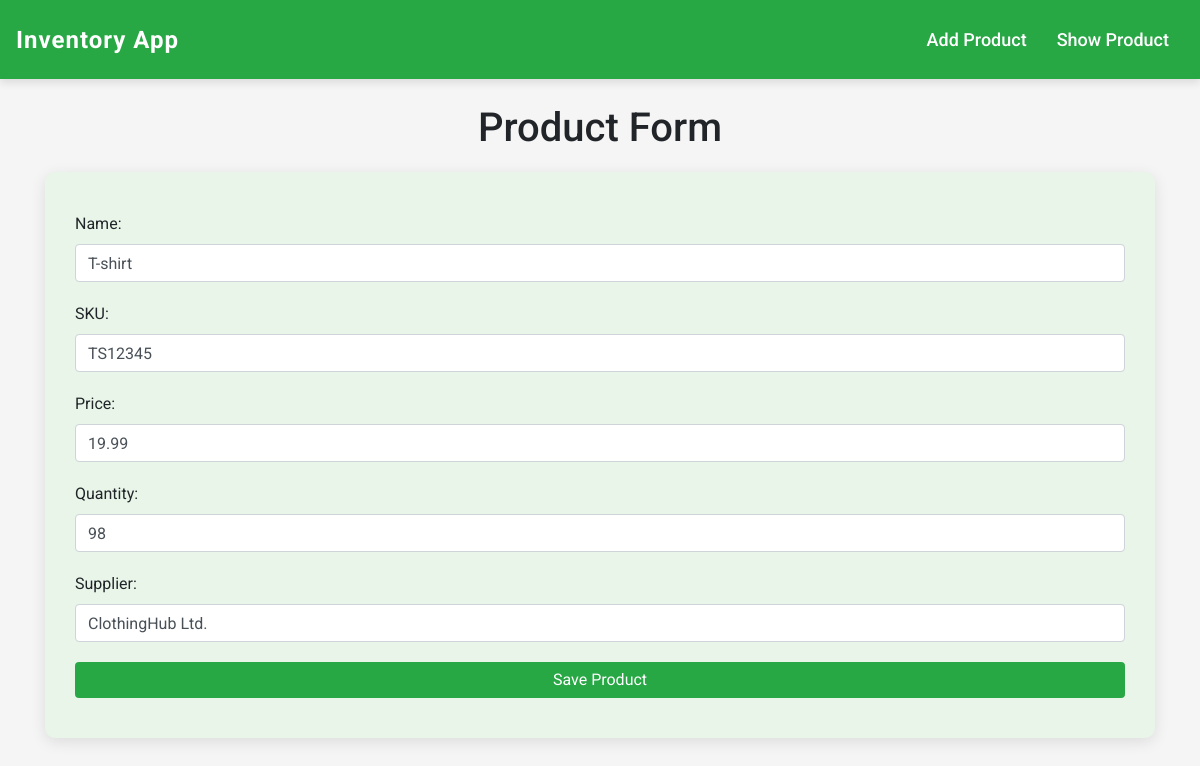
The app's page /update/2/ with its own data.
### invApp/models.py (models this page shows, shortened)
class Product(models.Model):
    product_id = models.AutoField(primary_key=True)
    name = models.CharField(max_length=100)
    sku = models.CharField(max_length=50, unique=True)
    price = models.FloatField()
    quantity = models.PositiveIntegerField(default=0)
    supplier = models.CharField(max_length=100)

### invApp/views.py (the view)
def product_update_view(request, product_id):
    product = Product.objects.get(product_id=product_id)
    form = ProductForm(instance=product)
    if request.method == "POST":
        form = ProductForm(request.POST, instance=product)
        if form.is_valid():
            form.save()
            return redirect("product_list")
    return render(request, 'invApp/product_form.html', {"form": form})

### invApp/forms.py
class ProductForm(forms.ModelForm):
    class Meta:
        model = Product
        fields = '__all__'
        labels = {
            "product_id": "Product ID",
            "name": "Name",
            "sku": "SKU",
            "price": "Price",
            "quantity": "Quantity",
            "supplier": "Supplier",
        }
        widgets = {
            "product_id": forms.NumberInput(
                attrs={'placeholder': 'e.g. 1', 'class': 'form-control'}),
            "name": forms.TextInput(
                attrs={'placeholder': 'e.g. shirt', 'class': 'form-control'}),
            "sku": forms.TextInput(
                attrs={'placeholder': 'e.g. S12345', 'class': 'form-control'}),
            "price": forms.NumberInput(
                attrs={'placeholder': 'e.g. 10.0', 'class': 'form-control'}),
            "quantity": forms.NumberInput(
                attrs={'placeholder': 'e.g. 5', 'class': 'form-control'}),
            "supplier": forms.TextInput(
                attrs={'placeholder': 'e.g. TechSource Ltd. ', 'class': 'form-control'}),
        }

### invApp/templates/invApp/product_form.html (shortened to what this page needs)
{% extends "invApp/layout.html" %}
{% block content %}
<h1 class="text-center mt-5">Product Form</h1>
<form method="POST" class="jumbotron" action="">
  {{form}}
  <button class="btn btn-custom btn-success btn-block" type="submit">Save Product</button>
</form>
{% endblock %}

### invApp/templates/invApp/layout.html (style rules this page uses)
body { font-family: 'Roboto', sans-serif; background-color: #f5f5f5; padding-top: 56px; }
.form-control { margin-bottom: 20px; }
.btn-custom { background-color: #28a745; color: white; border: none; transition: background-color 0.3s ease, transform 0.1s ease; }
.jumbotron { background-color: #e9f5e9; border-radius: 10px; padding: 40px 30px; margin-top: 20px; box-shadow: 0 4px 15px rgba(0, 0, 0, 0.1); }

### records on screen
Product: name "T-shirt", sku "TS12345", price "19.99", quantity "98", supplier "ClothingHub Ltd."
